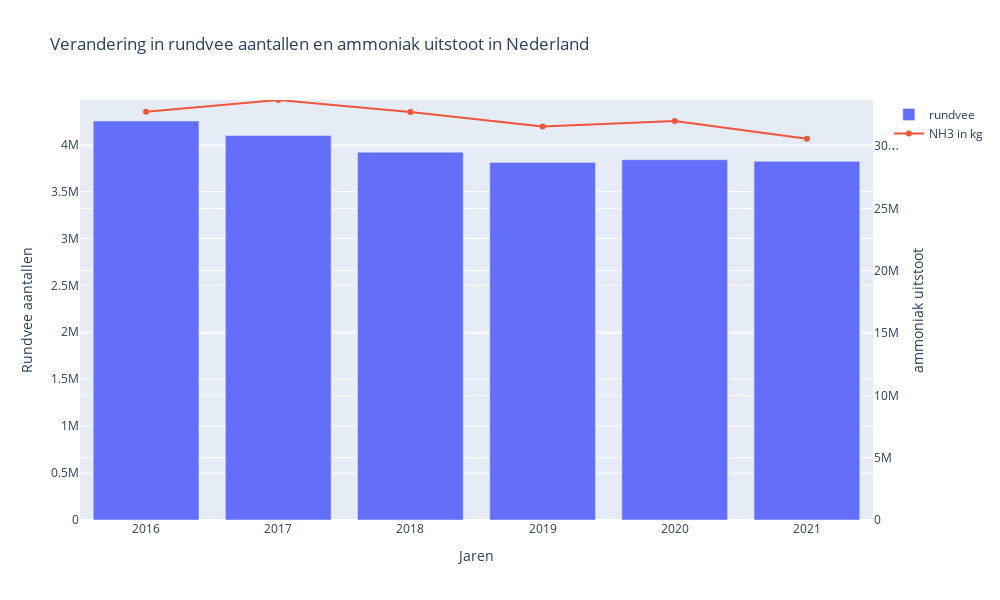

The cell this chart's notebook holds for it:
### Markdown cell above
Duitsland is het grootste importland voor Nederlandse argrarische producten uitgedrukt in omzet in miljarden. Als Nederland haar veestapels zou verminderen zou dit ook invloeden hebben op de export van Nederland. Als zij minder producten heeft om te exporteren zullen landen dit zelf moeten produceren of uit andere landen halen. Om te kijken of het voor de aarde netto beter is als Nederland minder produceert kijken we naar de verschillen in uitstoot van ammoniak bij varkens en koeien in Nederland en Duitsland. <br>

### Code cell
#gemiddelde uitstoot koeien in nederland 
df_koe_varken = pd.read_csv('../datasets/varkens_koeien_NL_DE.csv')

NH3 = go.Scatter(
    y = df_koe_varken['NH3_rundvee_NL_kg'],
    x = df_koe_varken['jaar'],
    name='NH3 in kg',
    orientation= 'h',
    yaxis='y2'
)


trace2 = go.Bar(
    y = df_koe_varken['rundvee_stapel_nl'],
    x = df_koe_varken['jaar'],
    name='rundvee',
    orientation='v'
)

layout = go.Layout(
    width=1000,
    height= 600,
    title='Verandering in rundvee aantallen en ammoniak uitstoot in Nederland',
    yaxis=dict(title='Rundvee aantallen'),
    xaxis=dict(title='Jaren'),
    yaxis2=dict(                         #layout part with use of chatGPT with prompt 'there is a big gap between bar and scatter plot what code can i use to get two yaxis'
        title='ammoniak uitstoot',
        overlaying='y',
        side='right',
        range=[0, df_koe_varken['NH3_rundvee_NL_kg'].max() + 1000] 
    )
)

fig = go.Figure(data=[trace2, NH3], layout=layout)

fig.show()

### Figure 1 — Plotly figure (JSON) as saved in the notebook; plotly's stock layout.template omitted (floating-point values rounded to 4 significant figures)
{"data": [{"name": "rundvee", "orientation": "v", "type": "bar", "x": [2016, 2017, 2018, 2019, 2020, 2021], "y": [4251000, 4096000, 3919000, 3810000, 3838000, 3821000]}, {"name": "NH3 in kg", "orientation": "h", "type": "scatter", "x": [2016, 2017, 2018, 2019, 2020, 2021], "y": [32750000, 33700000, 32740000, 31570000, 32010000, 30590000], "yaxis": "y2"}], "layout": {"height": 600, "title": {"text": "Verandering in rundvee aantallen en ammoniak uitstoot in Nederland"}, "width": 1000, "xaxis": {"title": {"text": "Jaren"}}, "yaxis": {"title": {"text": "Rundvee aantallen"}}, "yaxis2": {"overlaying": "y", "range": [0, 33701000], "side": "right", "title": {"text": "ammoniak uitstoot"}}}}
